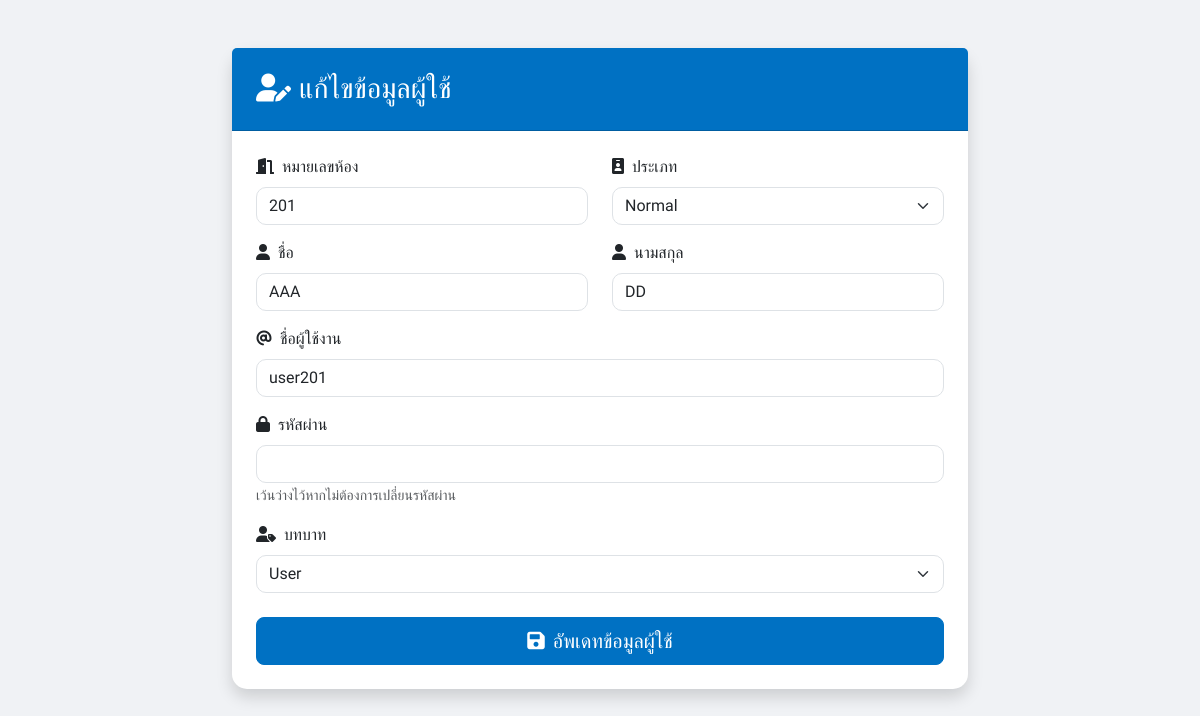
/Apartment_V30/Admin/edit_user.php?id=20, run on the app's committed database.
### tables this page shows
CREATE TABLE `users` (
  `id` int(11) NOT NULL,
  `Room_number` varchar(20) DEFAULT NULL,
  `username` varchar(50) NOT NULL,
  `password` varchar(100) NOT NULL,
  `First_name` varchar(50) NOT NULL,
  `Last_name` varchar(50) NOT NULL,
  `timestamp` timestamp NOT NULL DEFAULT current_timestamp(),
  `date_record` date DEFAULT NULL,
  `type_id` int(11) DEFAULT NULL,
  `urole` varchar(20) DEFAULT NULL,
  `water_was` int(11) DEFAULT NULL
);

### Apartment_V30/Admin/edit_user.php (the view, shortened to what this page needs)
<?php
require_once 'config.php';
function readUser($id) {
    global $conn;
    $sql = "SELECT * FROM users WHERE id = ?";
    if ($stmt = $conn->prepare($sql)) {
        $stmt->bind_param("i", $id);
        $stmt->execute();
        $result = $stmt->get_result();
        return $result->fetch_assoc();
    }
    return null;
}
$user_id = intval($_GET['id']);
$user = readUser($user_id);
?>
<!DOCTYPE html>
<html lang="th">
<head>
    <link href="https://cdn.jsdelivr.net/npm/bootstrap@5.3.0-alpha3/dist/css/bootstrap.min.css" rel="stylesheet">
    <link href="https://cdnjs.cloudflare.com/ajax/libs/font-awesome/6.0.0-beta3/css/all.min.css" rel="stylesheet">
    <link rel="stylesheet" href="css/e_u.css">
</head>
<body>
    <div class="container my-5">
        <div class="row justify-content-center">
            <div class="col-lg-8">
                <div class="card">
                    <div class="card-header">
                        <h3 class="mb-0"><i class="fas fa-user-edit me-2"></i>แก้ไขข้อมูลผู้ใช้</h3>
                    </div>
                    <div class="card-body p-4">
                        <form action="<?php echo htmlspecialchars($_SERVER["PHP_SELF"]) . '?id=' . $user_id; ?>" method="post">
                            <div class="row">
                                <div class="col-md-6 mb-3">
                                    <label for="Room_number" class="form-label"><i class="fas fa-door-open me-2"></i>หมายเลขห้อง</label>
                                    <input type="text" class="form-control" id="Room_number" name="Room_number" value="<?php echo htmlspecialchars($user['Room_number']); ?>" required>
                                </div>
                                <div class="col-md-6 mb-3">
                                    <label for="type_id" class="form-label"><i class="fas fa-id-badge me-2"></i>ประเภท</label>
                                    <select class="form-select" id="type_id" name="type_id" required>
                                        <option value="1" <?php if ($user['type_id'] == '1' && $user['urole'] == '2') echo 'selected'; ?>>Normal</option>
                                    </select>
                                </div>
                            </div>
                            <div class="row">
                                <div class="col-md-6 mb-3">
                                    <label for="First_name" class="form-label"><i class="fas fa-user me-2"></i>ชื่อ</label>
                                    <input type="text" class="form-control" id="First_name" name="First_name" value="<?php echo htmlspecialchars($user['First_name']); ?>" required>
                                </div>
                                <div class="col-md-6 mb-3">
                                    <label for="Last_name" class="form-label"><i class="fas fa-user me-2"></i>นามสกุล</label>
                                    <input type="text" class="form-control" id="Last_name" name="Last_name" value="<?php echo htmlspecialchars($user['Last_name']); ?>" required>
                                </div>
                            </div>
                            <div class="mb-3">
                                <label for="username" class="form-label"><i class="fas fa-at me-2"></i>ชื่อผู้ใช้งาน</label>
                                <input type="text" class="form-control" id="username" name="username" value="<?php echo htmlspecialchars($user['username']); ?>" required>
                            </div>
                            <div class="mb-3">
                                <label for="password" class="form-label"><i class="fas fa-lock me-2"></i>รหัสผ่าน</label>
                                <input type="password" class="form-control" id="password" name="password">
                                <small class="text-muted">เว้นว่างไว้หากไม่ต้องการเปลี่ยนรหัสผ่าน</small>
                            </div>
                            <div class="mb-4">
                                <label for="urole" class="form-label"><i class="fas fa-user-tag me-2"></i>บทบาท</label>
                                <select class="form-select" id="urole" name="urole" required>
                                    <option value="3" <?php if ($user['urole'] == '3') echo 'selected'; ?>>User</option>
                                </select>
                            </div>
                            <div class="d-grid">
                                <button type="submit" class="btn btn-primary btn-lg"><i class="fas fa-save me-2"></i>อัพเดทข้อมูลผู้ใช้</button>
                            </div>
                        </form>
                    </div>
                </div>
            </div>
        </div>
    </div>
</body>
</html>

### Apartment_V30/Admin/css/e_u.css (style rules this page uses)
body { font-family: 'Prompt', sans-serif; background-color: #f0f2f5; color: #333; }
.card { border: none; border-radius: 15px; box-shadow: 0 0.5rem 1rem rgba(0, 0, 0, 0.15); }
.card-header { background-color: #0071C3; color: white; border-radius: 15px 15px 0 0; padding: 1.5rem; }
.form-label { font-weight: 500; }
.btn-primary { background-color: #0071C3; border-color: #0071C3; }
.form-control, .form-select { border-radius: 10px; }

### data on the page
users: Room_number "201", First_name "AAA", Last_name "DD", username "user201", urole "User"
